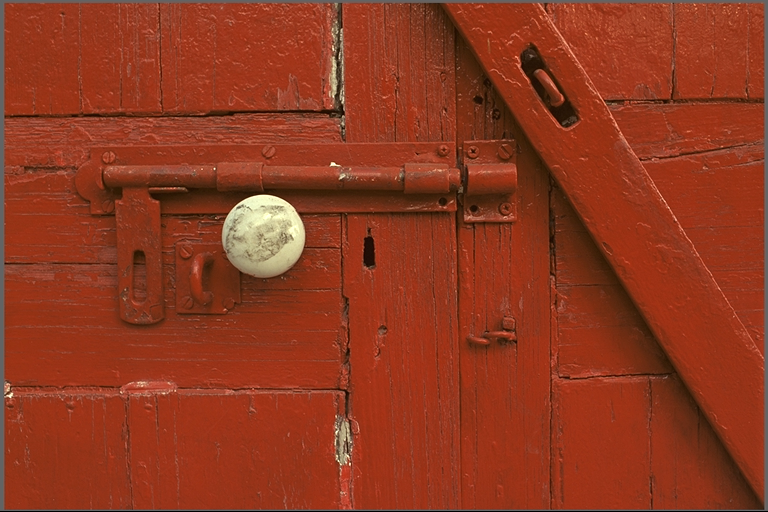
#> input picture Frequqnecy_domain/kodim02.png, 768 x 512 px, found by its file name
$ python Inverse_filtering.py
#> lines starting #> are read from the running program, lines starting #| are printed output that depends on the picture
import cv2
import numpy as np
import matplotlib.pyplot as plt
import random as r

def add_gaussian_noise(image, mean, std_dev):

    # Tạo nhiễu Gaussian với kích thước và kiểu dữ liệu giống với ảnh đầu vào
    noise = np.random.normal(mean, std_dev, image.shape)

    # Thêm nhiễu vào ảnh đầu vào
    noisy_image = image + noise.astype(np.uint8)

    # Đảm bảo các giá trị pixel không vượt quá giới hạn 0-255
    noisy_image = np.clip(noisy_image, 0, 255)

    return noisy_image

def addSaltGray(image,n): #add salt-&-pepper noise in grayscale image
    k=0
    salt=True
    ih=image.shape[0]
    iw=image.shape[1]
    noisypixels=(ih*iw*n)/100

    for i in range(ih*iw):
        if k<noisypixels:  #keep track of noise level
                if salt==True:
                        image[r.randrange(0,ih)][r.randrange(0,iw)]=255
                        salt=False
                else:
                        image[r.randrange(0,ih)][r.randrange(0,iw)]=0
                        salt=True
                k+=1
        else:
            break
    return image

def inverse_filter(Y, H):
    # Biến đổi Fourier cho ảnh đã lọc và kernel của bộ lọc
    Y_fft = np.fft.fft2(Y)
    H_fft = np.fft.fft2(H, Y.shape)

    # Tính phổ nghịch đảo của kernel (chú ý tránh chia cho 0)
    H_fft_inv = np.where(H_fft != 0, 1 / H_fft, 0)

    # Áp dụng bộ lọc nghịch đảo bằng cách nhân phổ ảnh đã lọc với phổ nghịch đảo của kernel
    I_fft = Y_fft * H_fft_inv

    # Thực hiện biến đổi Fourier ngược để lấy lại ảnh gốc
    I_restored = np.fft.ifft2(I_fft).real

    return I_restored

H=np.ones((3,3))/9
I = cv2.imread("D:\Python_CV\Frequqnecy_domain\kodim02.png",0)
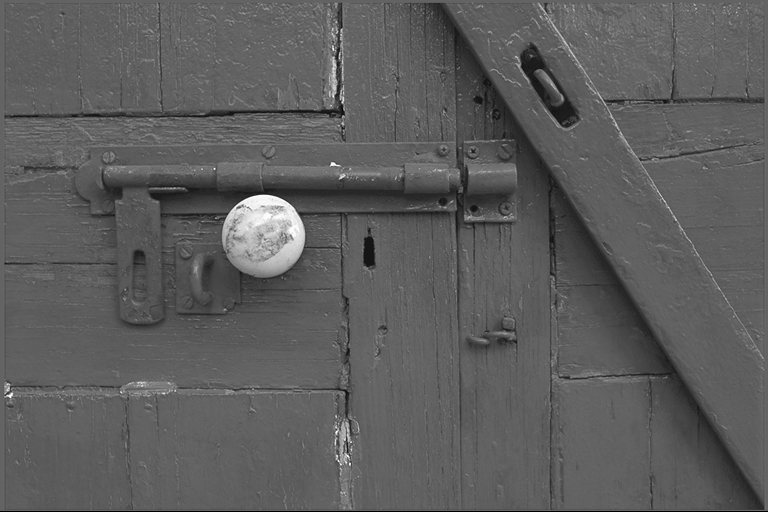
#> I: shape (512, 768); min 0, max 255, mean 92.6

Y = cv2.filter2D(I, -1, H)
# Y=addSaltGray(Y,0.5)
mean_value=0
std_dev_value=0
Y = add_gaussian_noise(Y,mean_value,std_dev_value)

I2=inverse_filter(Y, H)
#> in inverse_filter, `I_restored = np.fft.ifft2(I_fft).real`:
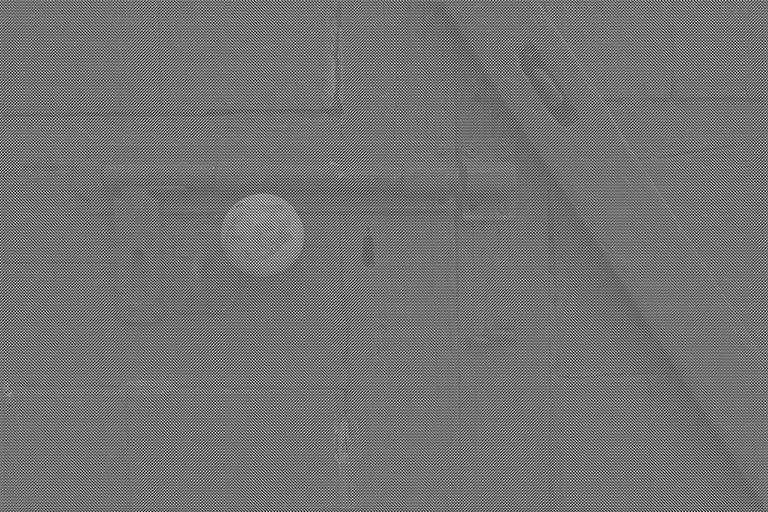
#> I_restored: shape (512, 768) float64; min -516.1, max 833.6, mean 92.7; drawn with min black and max white

f1=np.fft.fft2(I)
f1shift = np.fft.fftshift(f1)
magnitude_spectrum1 = 20*np.log(np.abs(f1shift))
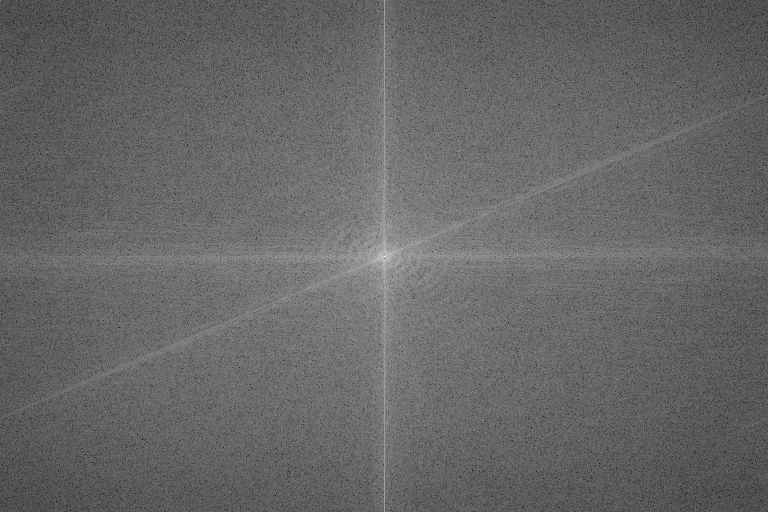
#> magnitude_spectrum1: shape (512, 768) float64; min 28.14, max 348.2, mean 157.5; drawn with min black and max white

f2=np.fft.fft2(Y)
f2shift = np.fft.fftshift(f2)
magnitude_spectrum2 = 20*np.log(np.abs(f2shift))
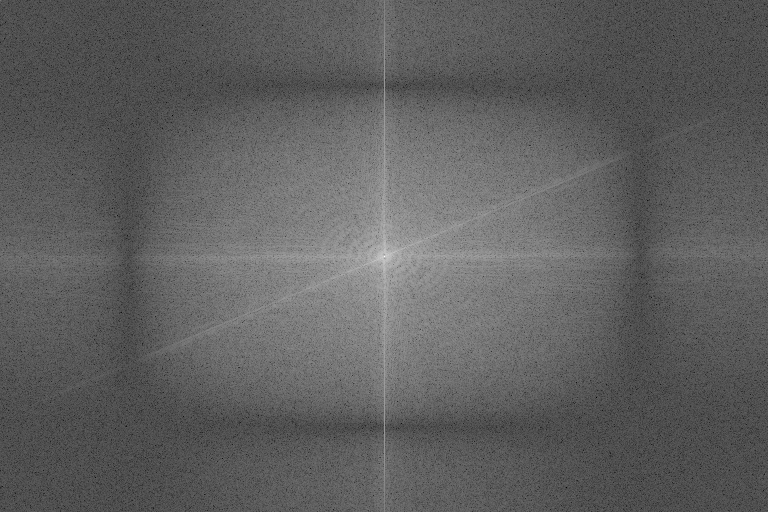
#> magnitude_spectrum2: shape (512, 768) float64; min -10.37, max 348.2, mean 124.2; drawn with min black and max white

f3=np.fft.fft2(I2)
f3shift = np.fft.fftshift(f3)
magnitude_spectrum3 = 20*np.log(np.abs(f3shift))
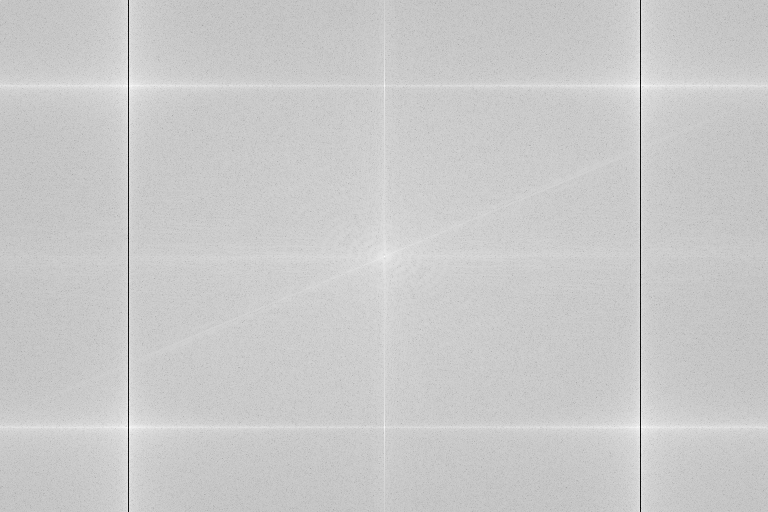
#> magnitude_spectrum3: shape (512, 768) float64; min -532.3, max 348.2, mean 166.2; drawn with min black and max white

plt.figure()
plt.subplot(2, 3, 1)
plt.imshow(I, cmap="gray"), plt.title("Original image"), plt.axis("off"),
plt.xticks([]), plt.yticks([])
plt.subplot(2, 3, 2)
plt.imshow(Y, cmap="gray"), plt.title("Image after filter"), plt.axis("off"),
plt.xticks([]), plt.yticks([])
plt.subplot(2, 3, 3)
plt.imshow(I2, cmap="gray"), plt.title("Image after invertered filter"),
plt.axis("off"), plt.xticks([]), plt.yticks([])
plt.subplot(2, 3, 4)
plt.imshow(magnitude_spectrum1, cmap="gray"), plt.title("magnitude spectrum original image"), plt.axis("off"), plt.xticks([]), plt.yticks([])
plt.subplot(2, 3, 5)
plt.imshow(magnitude_spectrum2, cmap="gray"), plt.title("magnitude spectrum image after filter"), plt.axis("off"), plt.xticks([]), plt.yticks([])
plt.subplot(2, 3, 6)
plt.imshow(magnitude_spectrum3, cmap="gray"), plt.title("magnitude spectrum invertered filter"),
plt.axis("off"), plt.xticks([]), plt.yticks([])
plt.show()

# Bộ lọc càng lớn thì ảnh càng bị mờ thì nó vẫn khôi phục lại I một cách khá tốt
# Nếu có nhiễu với sigma = 0.01 thì nó ra ảnh khôi phục dễ hơn so với ảnh có nhiễu sigma=0.1

'''Vì nhiễu là nhiễu ở tần số cao thì nếu nó tác động vào vùng tần số cao thì sẽ ít bị ảnh hưởng nhưng nhiễu tác động vào
vùng tần số thấp dẫn đến ảnh hưởng.
I^= Y/H=I+N//H;
'''
# Nhiễu là ngẫu nhiên nên không thể tính FFT
# Inversering gặp nhiều rủi ro và chưa chắc chắn ( chỉ dùng trong nhiễu rất bé hầu như bằng 0)

$ run again, with Frequqnecy_domain/kodim05.png copied over Frequqnecy_domain/kodim02.png
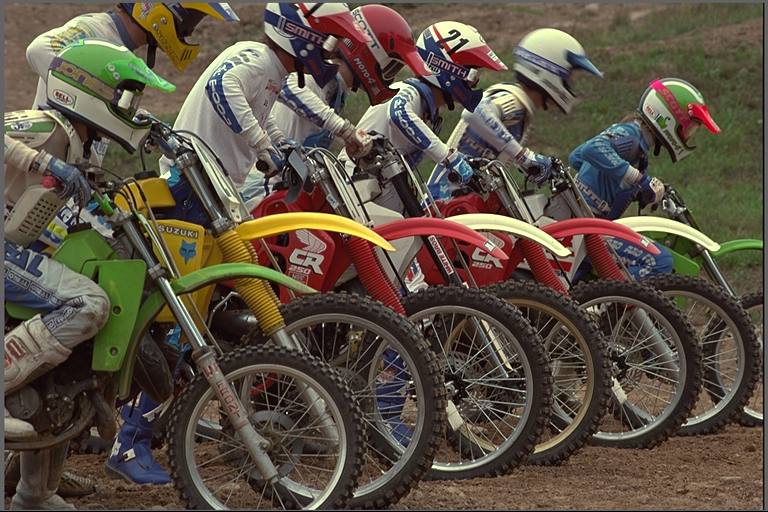
#> input picture Frequqnecy_domain/kodim05.png, 768 x 512 px, found by its file name
#> in inverse_filter, `I_restored = np.fft.ifft2(I_fft).real`:
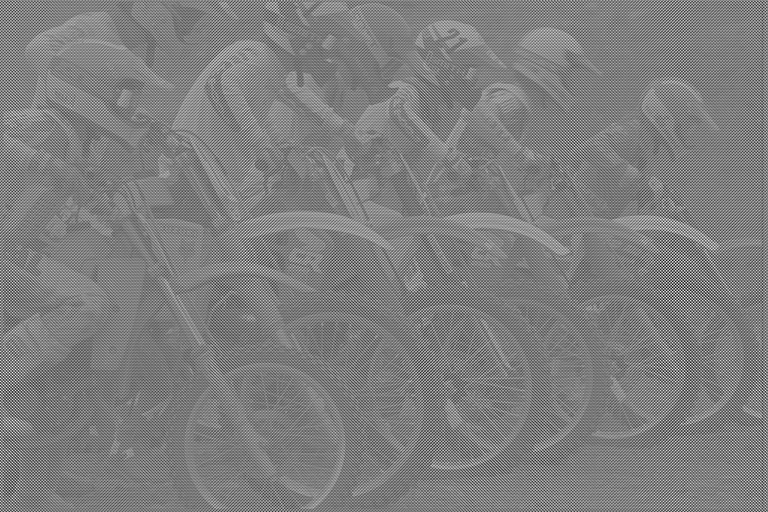
#> I_restored: shape (512, 768) float64; min -737, max 911.9, mean 83.8; drawn with min black and max white
#> `magnitude_spectrum2 = 20*np.log(np.abs(f2shift))`:
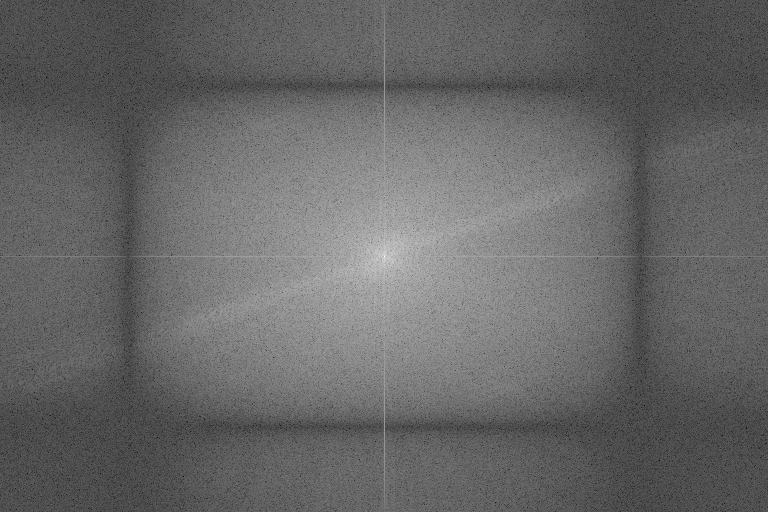
#> magnitude_spectrum2: shape (512, 768) float64; min -4.96, max 346.2, mean 136.8; drawn with min black and max white

$ run again, with Frequqnecy_domain/kodim06.png copied over Frequqnecy_domain/kodim02.png
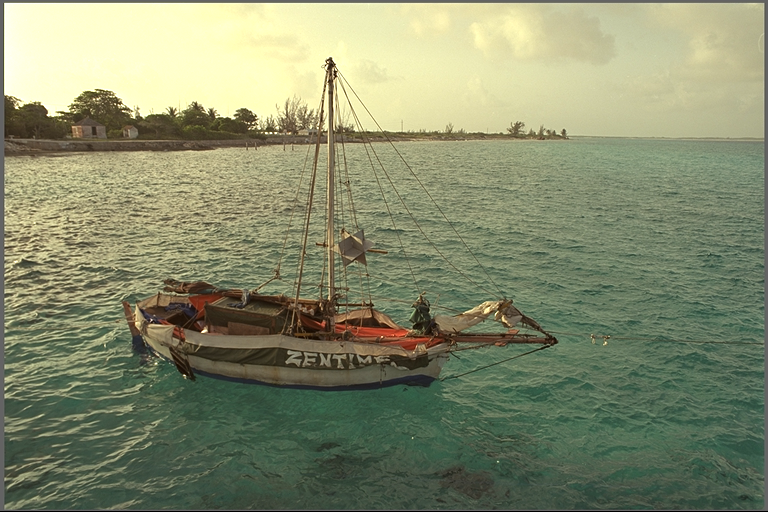
#> input picture Frequqnecy_domain/kodim06.png, 768 x 512 px, found by its file name
#> `I = cv2.imread("D:\Python_CV\Frequqnecy_domain\kodim02.png",0)`:
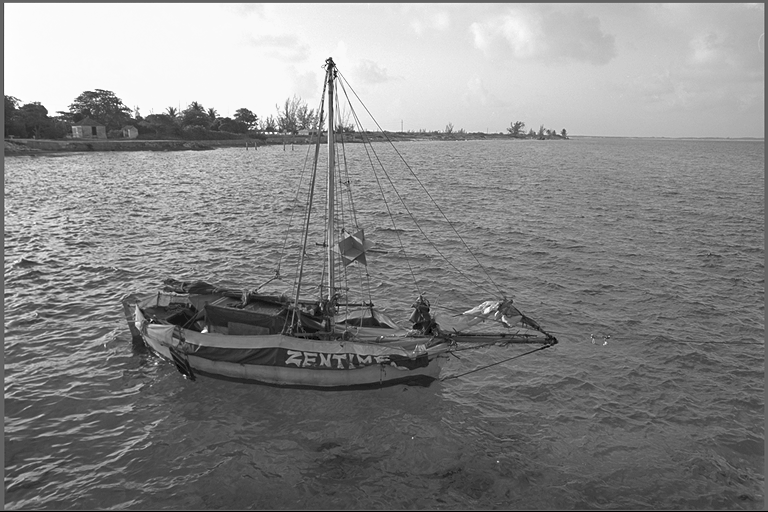
#> I: shape (512, 768); min 0, max 255, mean 134.6
#> `magnitude_spectrum2 = 20*np.log(np.abs(f2shift))`:
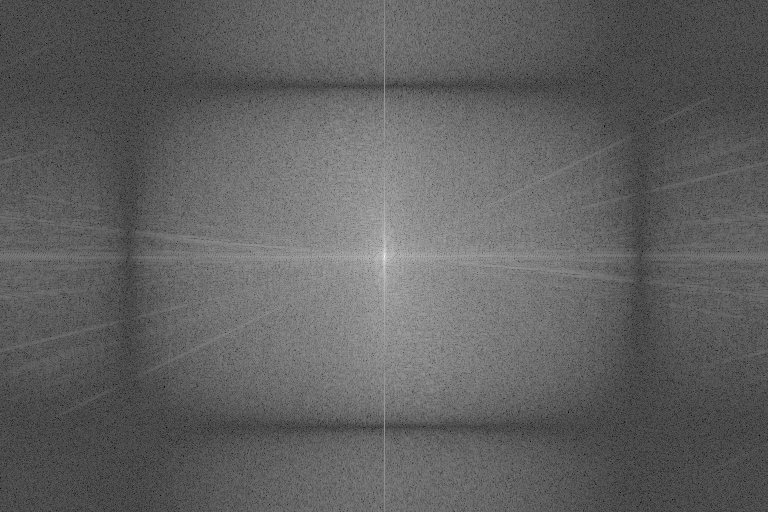
#> magnitude_spectrum2: shape (512, 768) float64; min -3.89, max 355.7, mean 132.8; drawn with min black and max white
